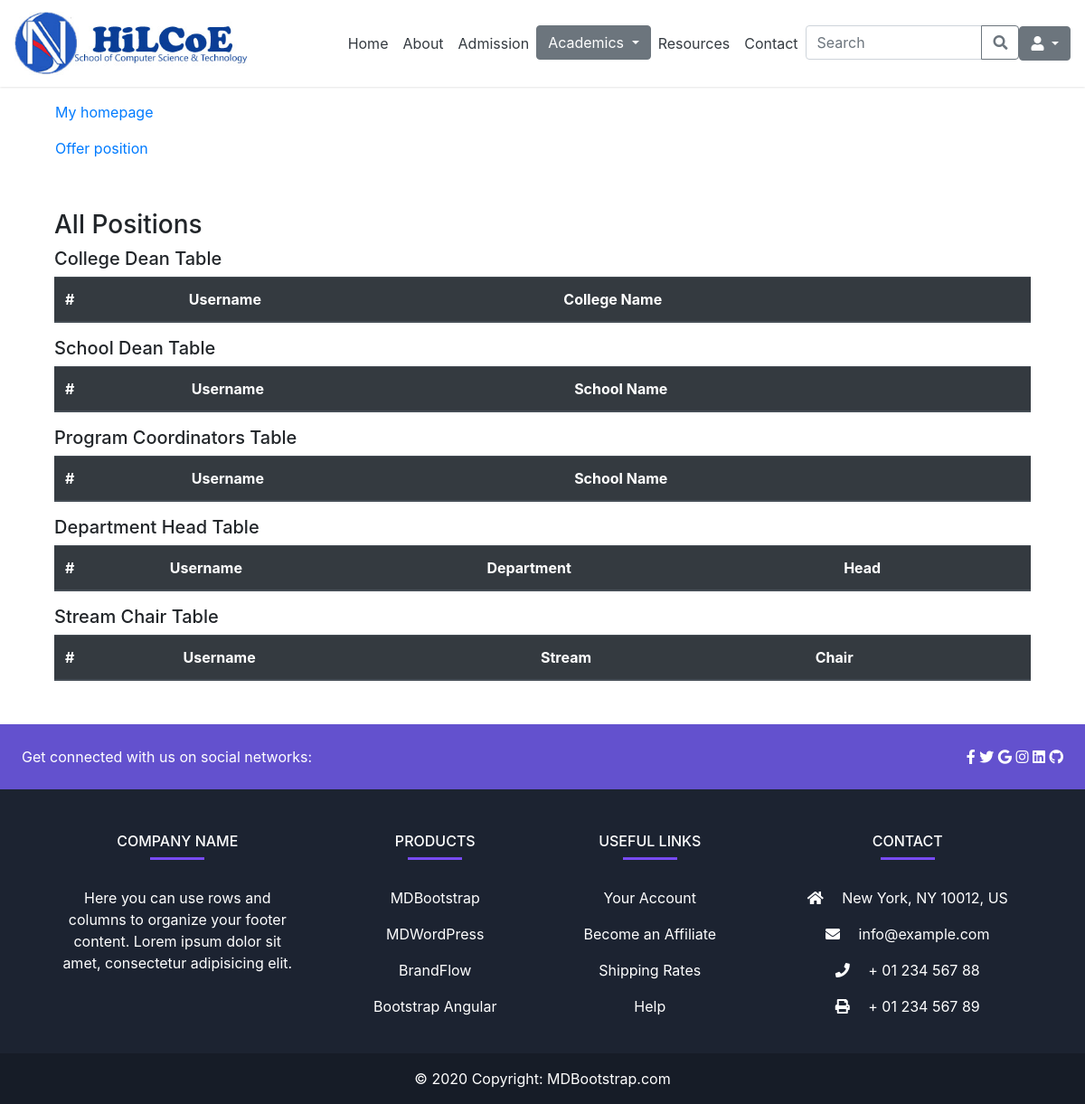
Before: /admin_app/position/view/ with the older database file.
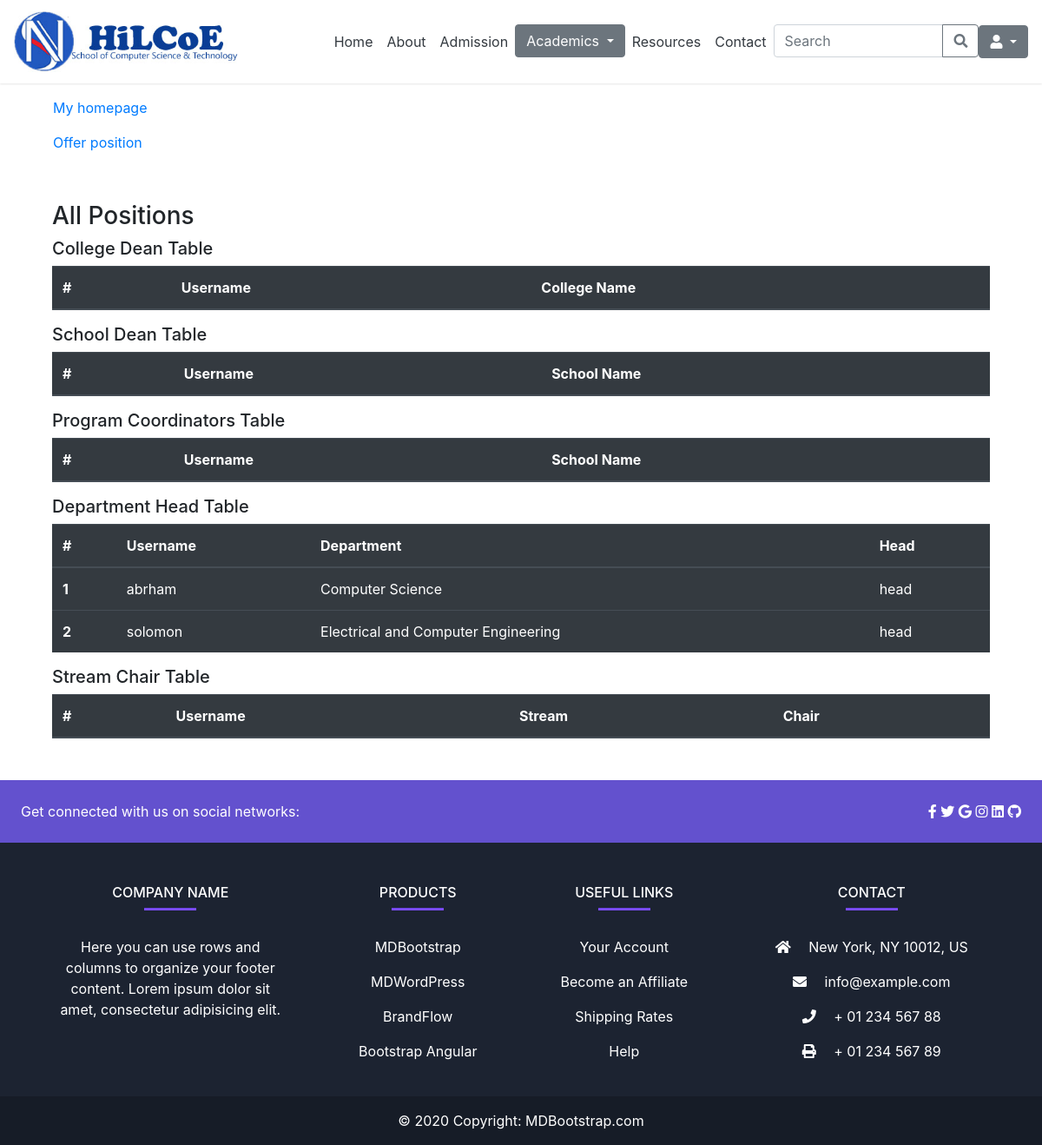
After: the same page with the newer database file.
### admin_app/models.py (models this page shows, shortened)
class UserProfile(models.Model):
    user = models.OneToOneField(User, on_delete=models.CASCADE)
    bio = models.TextField(default='Enter your bio briefly')
    role = models.CharField(max_length=20, choices=roles)
    department = models.ForeignKey(Department, on_delete=models.CASCADE, null=True, blank=True)
    academic_year = models.CharField(max_length=20, choices=year, null=True, blank=True)
    semester = models.CharField(max_length=20, choices=semester, null=True, blank=True)
    title = models.CharField(max_length=20, choices=title_choices, null=True, blank=True)
    stream = models.ForeignKey(Stream, on_delete=models.CASCADE, null=True, blank=True)
    program = models.ForeignKey(Program, on_delete=models.CASCADE, null=True, blank=True)
    position = models.CharField(max_length=50, choices=position, null=True, blank=True)

class Department(models.Model):
  name = models.CharField(max_length=50, null=True, blank=True)
  department_head = models.CharField(max_length=50, null=True, blank=True)
  def __str__(self):
        return self.name if self.name else "Unnamed Stream"

### admin_app/views.py (the view)
# urls.py: path('position/view/', views.view_position, name='view-position'),
def view_position(request):
    department_head_profiles = UserProfile.objects.filter(position='head')
    school_dean_profiles = UserProfile.objects.filter(position='school dean')
    college_dean_profiles = UserProfile.objects.filter(position='college dean')
    program_coordinator_profiles = UserProfile.objects.filter(position='program coordinator')
    chair_profiles = UserProfile.objects.filter(position='chair')
    return render(request, 'admin_app/view_position.html', {
        'department_head_profiles': department_head_profiles,
        'school_dean_profiles': school_dean_profiles,
        'college_dean_profiles': college_dean_profiles,
        'program_coordinator_profiles': program_coordinator_profiles,
        'chair_profiles': chair_profiles,
    })

### templates/admin_app/view_position.html (shortened to what this page needs)
{% extends 'base.html' %}
{% block content %}
<div class="container my-5">
    <a class="nav-link text-black" href="{% if user.is_superuser or user.is_staff %}
            {% url 'admin-dashboard' %}
            {% else %}
                {% url 'cs-bsc' %}
            {% endif %}">My homepage
    </a>
    <a class="nav-link text-black" href="{% url 'offer-position' %}"> Offer position </a>
    <div class="container my-5">
      <h3>All Positions</h3>
      <h5>College Dean Table</h5>
      <table class="table table-dark">
          <thead>
              <tr>
                  <th scope="col">#</th>
                  <th scope="col">Username</th>
                  <th scope="col">College Name</th>
              </tr>
          </thead>
      </table>
      <h5>School Dean Table</h5>
      <table class="table table-dark">
          <thead>
              <tr>
                  <th scope="col">#</th>
                  <th scope="col">Username</th>
                  <th scope="col">School Name</th>
              </tr>
          </thead>
      </table>
      <h5>Program Coordinators Table</h5>
      <table class="table table-dark">
          <thead>
              <tr>
                  <th scope="col">#</th>
                  <th scope="col">Username</th>
                  <th scope="col">School Name</th>
              </tr>
          </thead>
      </table>
      <h5>Department Head Table</h5>
      <table class="table table-dark">
          <thead>
              <tr>
                  <th scope="col">#</th>
                  <th scope="col">Username</th>
                  <th scope="col">Department</th>
                  <th scope="col">Head</th>
              </tr>
          </thead>
          <tbody>
              {% for profile in department_head_profiles %}
                  <tr>
                      <th scope="row">{{ forloop.counter }}</th>
                      <td>{{ profile.user.username }}</td>
                      <td>{{ profile.department }}</td>
                      <td>{{ profile.position }}</td>
                  </tr>
              {% endfor %}
          </tbody>
      </table>
      <h5>Stream Chair Table</h5>
      <table class="table table-dark">
          <thead>
              <tr>
                  <th scope="col">#</th>
                  <th scope="col">Username</th>
                  <th scope="col">Stream</th>
                  <th scope="col">Chair</th>
              </tr>
          </thead>
      </table>
    </div>
    </div>
{% endblock %}

Changed rows visible on the page:
now on this page (row edited): UserProfile: user.username "abrham", department "Computer Science", position "head"
now on this page (row edited): UserProfile: user.username "solomon", department "Electrical and Computer Engineering", position "head"
